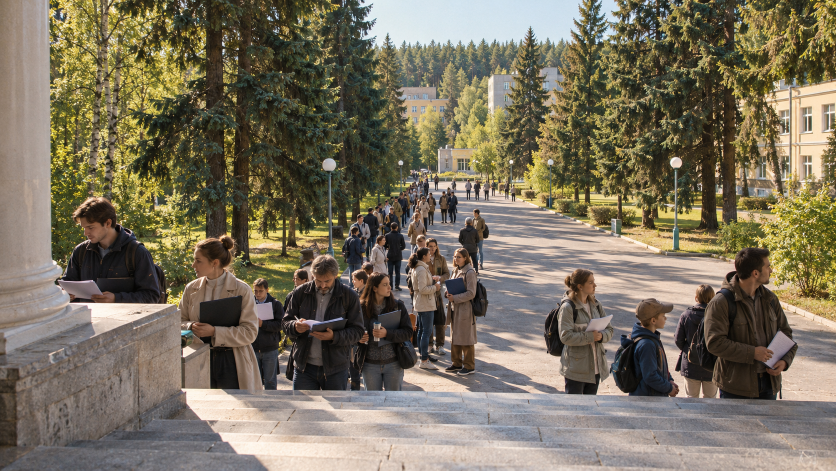
#> input picture assets/gen/s7b_gpt_a_0.png, 1672 x 941 px (shown at 1/2 size)
$ python _s7b_quiet.py
#> lines starting #> are read from the running program, lines starting #| are printed output that depends on the picture
### _s7_plaque2.py
# -*- coding: utf-8 -*-
"""S7 — ТИХАЯ табличка на стене: варианты «потише» (Иван, 2026-10-18: «слишком заметная»).

Стену замерил по кадру assets/gen/s7b_gpt_a_0.png (1672x941):
  гладкая нейтральная плоскость x 0..98, y 0..525 (lum ~152, hue ~23, sat 0.15, grad ~2).
  В 2400x1350 это x 0..141.

Три варианта «потише»: меньше размер, ниже контраст, гравировка вместо красной эмали,
мягкая тень. Всё считается локально — 0 ₽.
"""
from PIL import Image, ImageDraw, ImageFilter, ImageFont

GOTHIC = '/usr/share/fonts/opentype/urw-base35/URWGothic-Demi.otf'
SS = 4

# стиль: box в 2400x1350, цвет корпуса, цвет букв, alpha корпуса, blur, тень
STYLES = {
    # A: небольшая плашка в тон стене (стена ≈ 162,146,136), тёмная гравировка без красного
    'a': dict(box=(14, 352, 110, 408), plate=(166, 156, 140), ink=(122, 112, 96),
              alpha=232, blur=0.7, shadow=(0, 0, 0, 52), sh_off=(2, 3), sh_blur=5,
              lines=('ТЫ НЕ', 'ПРОЙДЁШЬ!'), frame=None, screws=True, fill_h=0.38),
    # B: ещё мельче, одна строка
    'b': dict(box=(14, 356, 82, 392), plate=(164, 154, 139), ink=(128, 118, 102),
              alpha=228, blur=0.8, shadow=(0, 0, 0, 45), sh_off=(2, 2), sh_blur=4,
              lines=('ТЫ НЕ ПРОЙДЁШЬ',), frame=None, screws=False, fill_h=0.5),
    # C: прежний размер, но в тон стене и без красной эмали
    'c': dict(box=(8, 352, 136, 428), plate=(164, 155, 140), ink=(126, 116, 100),
              alpha=222, blur=0.9, shadow=(0, 0, 0, 55), sh_off=(3, 4), sh_blur=6,
              lines=('ТЫ НЕ', 'ПРОЙДЁШЬ!'), frame=None, screws=True, fill_h=0.38),
}


def _art(w, h, st):
    W, H = w * SS, h * SS
    im = Image.new('RGBA', (W, H), (0, 0, 0, 0))
    d = ImageDraw.Draw(im)
    pr, pg, pb = st['plate']
    # лёгкий вертикальный градиент патины
    for y in range(H):
        t = y / max(H - 1, 1)
        c = (int(pr - 6 + 12 * t), int(pg - 6 + 12 * t), int(pb - 6 + 12 * t))
        d.line([(0, y), (W, y)], fill=c + (st['alpha'],))

    # кромка: тонкая, светлая сверху, тёмная снизу
    e = max(1, SS // 2)
    d.line([(SS, SS), (W - SS, SS)], fill=(pr + 34, pg + 34, pb + 30, 150), width=e)
    d.line([(SS, SS), (SS, H - SS)], fill=(pr + 20, pg + 20, pb + 18, 110), width=e)
    d.line([(SS, H - SS), (W - SS, H - SS)], fill=(pr - 40, pg - 40, pb - 34, 150), width=e)

    if st['frame']:
        m = int(3 * SS)
        d.rectangle([m, m, W - m, H - m], outline=st['frame'], width=max(1, SS // 2))

    lines = st['lines']
    # кегль прямо из высоты плашки: две строки = 0.38 H каждая, одна = 0.5 H
    size = int(H * st.get('fill_h', 0.38))
    f = ImageFont.truetype(GOTHIC, size)
    avail = W - int(8 * SS)
    widest = max(d.textlength(t, font=f) for t in lines)
    if widest > avail:
        size = int(size * avail / widest)
        f = ImageFont.truetype(GOTHIC, size)
    lh = size * 1.08
    total = lh * len(lines)
    y = (H - total) / 2 - size * 0.05
    ir, ig, ib = st['ink']
    for t in lines:
        # гравировка: тень-углубление + светлая кромка снизу
        d.text((W / 2, y + max(1, SS // 2)), t, font=f, fill=(pr + 26, pg + 24, pb + 20, 190), anchor='ma')
        d.text((W / 2, y), t, font=f, fill=(ir, ig, ib, 255), anchor='ma')
        y += lh

    if st['screws']:
        r = max(1, int(1.0 * SS))
        m2 = int(2.6 * SS)
        for cx, cy in ((m2, m2), (W - m2, m2), (m2, H - m2), (W - m2, H - m2)):
            d.ellipse([cx - r, cy - r, cx + r, cy + r], fill=(pr - 34, pg - 32, pb - 28, 200))

    im = im.resize((w, h), Image.LANCZOS)
    if st['blur']:
        im = im.filter(ImageFilter.GaussianBlur(st['blur']))
    return im


def plaque(base, style='a'):
    st = STYLES[style]
    x0, y0, x1, y1 = st['box']
    w, h = x1 - x0, y1 - y0
    ox, oy = st['sh_off']
    sh = Image.new('RGBA', base.size, (0, 0, 0, 0))
    ImageDraw.Draw(sh).rectangle([x0 + ox, y0 + oy, x1 + ox, y1 + oy], fill=st['shadow'])
    sh = sh.filter(ImageFilter.GaussianBlur(st['sh_blur']))
    base = Image.alpha_composite(base.convert('RGBA'), sh)
    art = _art(w, h, st)
    layer = Image.new('RGBA', base.size, (0, 0, 0, 0))
    layer.paste(art, (x0, y0), art)
    return Image.alpha_composite(base, layer).convert('RGB')

### _s7b_quiet.py
import os
import numpy as np
from PIL import Image, ImageDraw, ImageFont
import _s7_plaque2 as P

base = Image.open('assets/gen/s7b_gpt_a_0.png').convert('RGB').resize((2400, 1350), Image.LANCZOS)
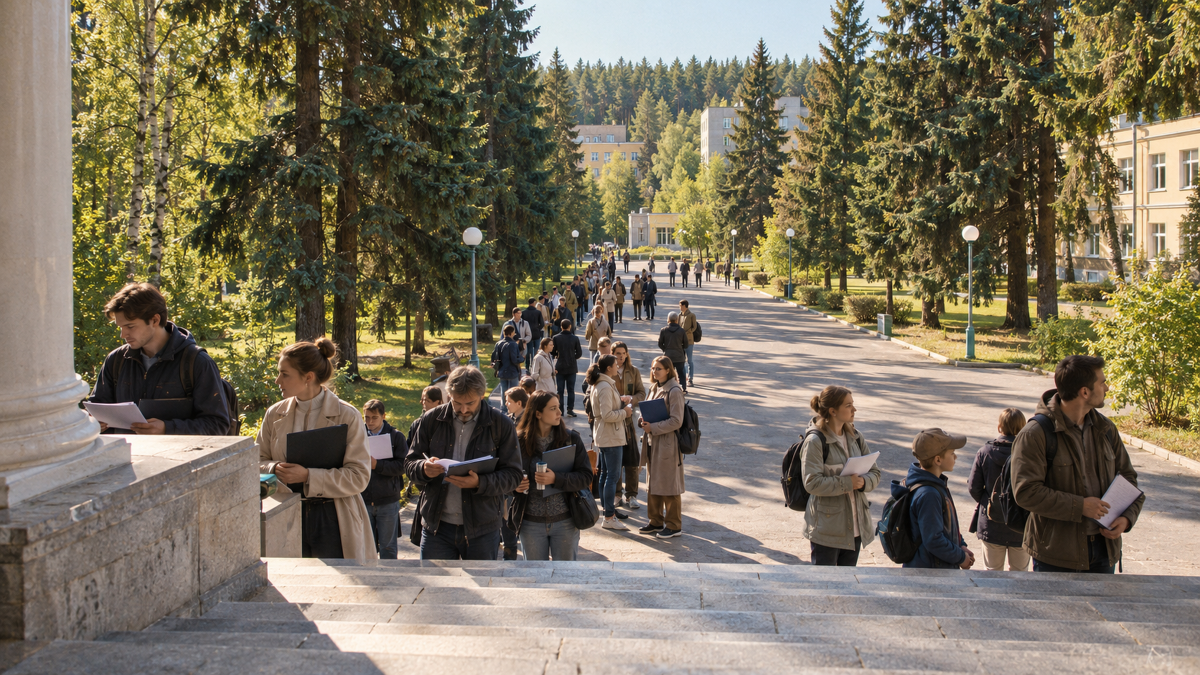
#> base: PIL image 2400x1350 RGB (shown at 1/2 size); mean R, G, B 121.8, 113, 94.4
a = np.asarray(base).astype(np.float32)
print('wall RGB:', np.round(a[350:430, 20:90].reshape(-1, 3).mean(0)).astype(int))
#| wall RGB: [162 146 136]

items = [('none', 'без таблички'), ('a', 'A · небольшая, в тон стене'),
         ('b', 'B · ещё мельче, одна строка'), ('c', 'C · прежний размер, без красного')]
crops = []
for key, label in items:
    im = base if key == 'none' else P.plaque(base, key)
    crops.append((im.crop((0, 300, 300, 480)).resize((600, 360), Image.LANCZOS), label))
#> this loop made 4 passes
#> after the loop, crops = 4 items

pad, CW, CH = 10, 600, 360
f = ImageFont.truetype('/usr/share/fonts/truetype/dejavu/DejaVuSans.ttf', 20)
sheet = Image.new('RGB', (2 * CW + 3 * pad, 2 * (CH + 30) + 3 * pad), (22, 22, 26))
d = ImageDraw.Draw(sheet)
for i, (c, label) in enumerate(crops):
    r, cc = divmod(i, 2)
    x, y = pad + cc * (CW + pad), pad + r * (CH + 30 + pad)
    sheet.paste(c, (x, y))
    d.text((x + 2, y + CH + 4), label, fill=(235, 235, 235), font=f)
#> this loop made 4 passes
#> (label, r, cc, x, y) on passes 1 to 4: ('без таблички', 0, 0, 10, 10), ('A · небольшая, в тон стене', 0, 1, 620, 10), ('B · ещё мельче, одна строка', 1, 0, 10, 410), ('C · прежний размер, без красного', 1, 1, 620, 410)
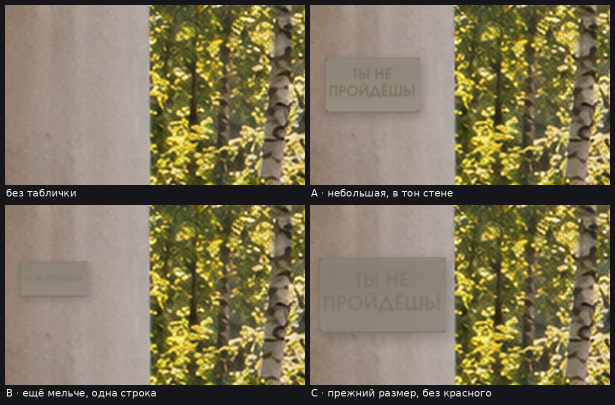
#> sheet: PIL image 1230x810 RGB (shown at 1/2 size); mean R, G, B 127, 117.2, 88.6
sheet.save('assets/review/review_131_s7_plaque_quiet.png')
print('sheet', sheet.size, os.path.getsize('assets/review/review_131_s7_plaque_quiet.png'))
#| sheet (1230, 810) 638126

for key in ('a', 'b'):
    im = P.plaque(base, key)
    im.resize((1400, 788), Image.LANCZOS).save('assets/review/_full_%s.jpg' % key, quality=88)
    print(key, os.path.getsize('assets/review/_full_%s.jpg' % key))
#> this loop made 2 passes
#> pass 1, in _art (call 4), `im = im.resize((w, h), Image.LANCZOS)`:
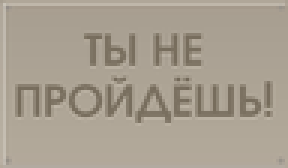
#> im: PIL image 96x56 RGBA (shown 3 times larger); mean R, G, B, A 160.1, 149.9, 134, 231.7; transparent parts drawn white

$ run again, with assets/gen/bg_reception_vn_0.png copied over assets/gen/s7b_gpt_a_0.png
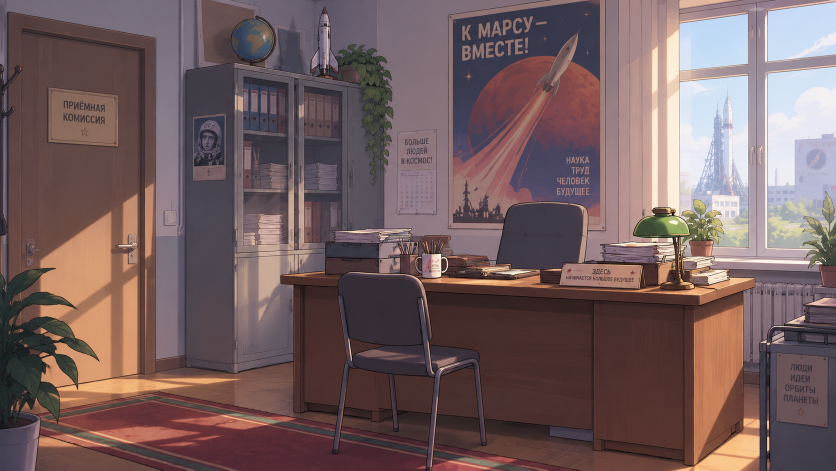
#> input picture assets/gen/bg_reception_vn_0.png, 1672 x 941 px (shown at 1/2 size)
#| wall RGB: [90 66 66]
#> the loop `for key, label in items:` made 4 passes
#> after the loop `for key, label in items:`: crops = 4 items
#> the loop `for i, (c, label) in enumerate(crops):` made 4 passes
#> (label, r, cc, x, y) on passes 1 to 4: ('без таблички', 0, 0, 10, 10), ('A · небольшая, в тон стене', 0, 1, 620, 10), ('B · ещё мельче, одна строка', 1, 0, 10, 410), ('C · прежний размер, без красного', 1, 1, 620, 410)
#> after the loop `for i, (c, label) in enumerate(crops):`:
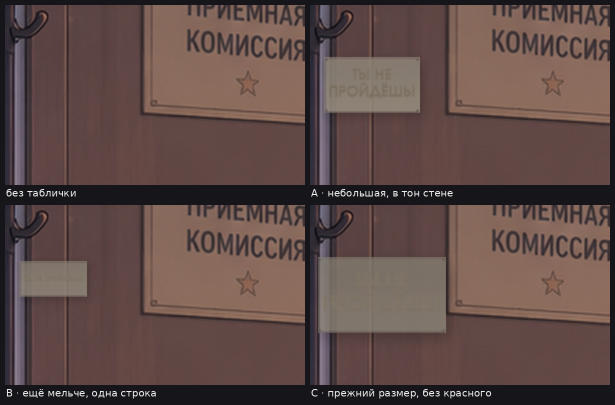
#> sheet: PIL image 1230x810 RGB (shown at 1/2 size); mean R, G, B 95.7, 75.4, 71.6
#| sheet (1230, 810) 263514
#> the loop `for key in ('a', 'b'):` made 2 passes
#> pass 1, `im.resize((1400, 788), Image.LANCZOS).save('assets/review/_full_%s.jpg..`:
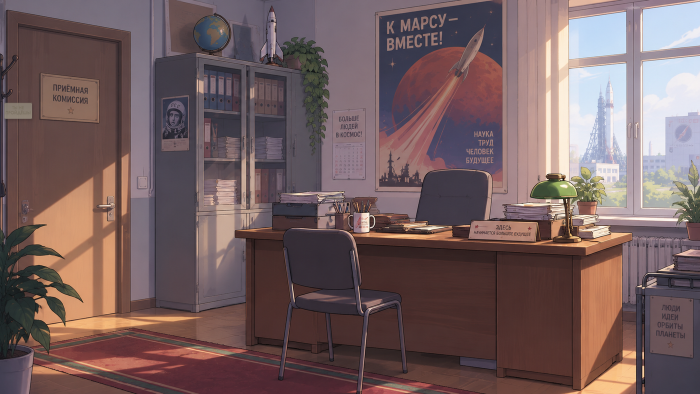
#> saved as _full_a.jpg: PIL image 1400x788 RGB (shown at 1/2 size); mean R, G, B 116.4, 94.7, 95.4
